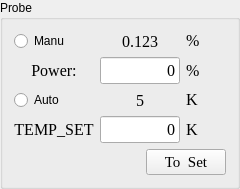
          <widget class="QGroupBox" name="groupBox">
           <property name="minimumSize">
            <size>
             <width>231</width>
             <height>171</height>
            </size>
           </property>
           <property name="title">
            <string>Probe</string>
           </property>
           <layout class="QVBoxLayout" name="verticalLayout_3">
            <item>
             <layout class="QHBoxLayout" name="horizontalLayout_8">
              <item>
               <widget class="QRadioButton" name="rb_itc_heater_off">
                <property name="text">
                 <string>Manu</string>
                </property>
               </widget>
              </item>
              <item>
               <widget class="QLabel" name="lb_itc_heater">
                <property name="sizePolicy">
                 <sizepolicy hsizetype="Fixed" vsizetype="Preferred">
                  <horstretch>0</horstretch>
                  <verstretch>0</verstretch>
                 </sizepolicy>
                </property>
                <property name="minimumSize">
                 <size>
                  <width>80</width>
                  <height>0</height>
                 </size>
                </property>
                <property name="maximumSize">
                 <size>
                  <width>80</width>
                  <height>16777215</height>
                 </size>
                </property>
                <property name="font">
                 <font>
                  <family>Times New Roman</family>
                  <pointsize>12</pointsize>
                  <bold>false</bold>
                 </font>
                </property>
                <property name="text">
                 <string>0.123</string>
                </property>
                <property name="alignment">
                 <set>Qt::AlignCenter</set>
                </property>
               </widget>
              </item>
              <item>
               <widget class="QLabel" name="label1_24">
                <property name="sizePolicy">
                 <sizepolicy hsizetype="Fixed" vsizetype="Fixed">
                  <horstretch>0</horstretch>
                  <verstretch>0</verstretch>
                 </sizepolicy>
                </property>
                <property name="minimumSize">
                 <size>
                  <width>40</width>
                  <height>0</height>
                 </size>
                </property>
                <property name="maximumSize">
                 <size>
                  <width>40</width>
                  <height>16777215</height>
                 </size>
                </property>
                <property name="font">
                 <font>
                  <family>Times New Roman</family>
                  <pointsize>12</pointsize>
                 </font>
                </property>
                <property name="text">
                 <string>%</string>
                </property>
               </widget>
              </item>
             </layout>
            </item>
            <item>
             <layout class="QHBoxLayout" name="horizontalLayout_9">
              <item>
               <widget class="QLabel" name="label_8">
                <property name="minimumSize">
                 <size>
                  <width>80</width>
                  <height>0</height>
                 </size>
                </property>
                <property name="maximumSize">
                 <size>
                  <width>80</width>
                  <height>16777215</height>
                 </size>
                </property>
                <property name="font">
                 <font>
                  <family>Times New Roman</family>
                  <pointsize>12</pointsize>
                 </font>
                </property>
                <property name="text">
                 <string>Power:</string>
                </property>
                <property name="alignment">
                 <set>Qt::AlignCenter</set>
                </property>
               </widget>
              </item>
              <item>
               <widget class="QLineEdit" name="le_itc_heater_set">
                <property name="sizePolicy">
                 <sizepolicy hsizetype="Fixed" vsizetype="Fixed">
                  <horstretch>0</horstretch>
                  <verstretch>0</verstretch>
                 </sizepolicy>
                </property>
                <property name="minimumSize">
                 <size>
                  <width>80</width>
                  <height>0</height>
                 </size>
                </property>
                <property name="maximumSize">
                 <size>
                  <width>80</width>
                  <height>16777215</height>
                 </size>
                </property>
                <property name="font">
                 <font>
                  <family>Times New Roman</family>
                  <pointsize>12</pointsize>
                 </font>
                </property>
                <property name="text">
                 <string>0</string>
                </property>
                <property name="alignment">
                 <set>Qt::AlignRight|Qt::AlignTrailing|Qt::AlignVCenter</set>
                </property>
               </widget>
              </item>
              <item>
               <widget class="QLabel" name="label1_26">
                <property name="sizePolicy">
                 <sizepolicy hsizetype="Fixed" vsizetype="Fixed">
                  <horstretch>0</horstretch>
                  <verstretch>0</verstretch>
                 </sizepolicy>
                </property>
                <property name="minimumSize">
                 <size>
                  <width>40</width>
                  <height>0</height>
                 </size>
                </property>
                <property name="maximumSize">
                 <size>
                  <width>40</width>
                  <height>16777215</height>
                 </size>
                </property>
                <property name="font">
                 <font>
                  <family>Times New Roman</family>
                  <pointsize>12</pointsize>
                 </font>
                </property>
                <property name="text">
                 <string>%</string>
                </property>
               </widget>
              </item>
             </layout>
            </item>
            <item>
             <layout class="QHBoxLayout" name="horizontalLayout_11">
              <item>
               <widget class="QRadioButton" name="rb_itc_heater_on">
                <property name="text">
                 <string>Auto</string>
                </property>
               </widget>
              </item>
              <item>
               <widget class="QLabel" name="lb_itc_temp">
                <property name="sizePolicy">
                 <sizepolicy hsizetype="Fixed" vsizetype="Preferred">
                  <horstretch>0</horstretch>
                  <verstretch>0</verstretch>
                 </sizepolicy>
                </property>
                <property name="minimumSize">
                 <size>
                  <width>80</width>
                  <height>0</height>
                 </size>
                </property>
                <property name="maximumSize">
                 <size>
                  <width>80</width>
                  <height>16777215</height>
                 </size>
                </property>
                <property name="font">
                 <font>
                  <family>Times New Roman</family>
                  <pointsize>12</pointsize>
                  <bold>false</bold>
                 </font>
                </property>
                <property name="text">
                 <string>5</string>
                </property>
                <property name="alignment">
                 <set>Qt::AlignCenter</set>
                </property>
               </widget>
              </item>
              <item>
               <widget class="QLabel" name="label1_25">
                <property name="sizePolicy">
                 <sizepolicy hsizetype="Fixed" vsizetype="Fixed">
                  <horstretch>0</horstretch>
                  <verstretch>0</verstretch>
                 </sizepolicy>
                </property>
                <property name="minimumSize">
                 <size>
                  <width>40</width>
                  <height>0</height>
                 </size>
                </property>
                <property name="maximumSize">
                 <size>
                  <width>40</width>
                  <height>16777215</height>
                 </size>
                </property>
                <property name="font">
                 <font>
                  <family>Times New Roman</family>
                  <pointsize>12</pointsize>
                 </font>
                </property>
                <property name="text">
                 <string>K</string>
                </property>
               </widget>
              </item>
             </layout>
            </item>
            <item>
             <layout class="QHBoxLayout" name="horizontalLayout_12">
              <item>
               <widget class="QLabel" name="label_5">
                <property name="minimumSize">
                 <size>
                  <width>80</width>
                  <height>0</height>
                 </size>
                </property>
                <property name="maximumSize">
                 <size>
                  <width>80</width>
                  <height>16777215</height>
                 </size>
                </property>
                <property name="font">
                 <font>
                  <family>Times New Roman</family>
                  <pointsize>12</pointsize>
                 </font>
                </property>
                <property name="text">
                 <string>TEMP_SET</string>
                </property>
                <property name="alignment">
                 <set>Qt::AlignCenter</set>
                </property>
               </widget>
              </item>
              <item>
               <widget class="QLineEdit" name="le_itc_temp_set">
                <property name="sizePolicy">
                 <sizepolicy hsizetype="Fixed" vsizetype="Fixed">
                  <horstretch>0</horstretch>
                  <verstretch>0</verstretch>
                 </sizepolicy>
                </property>
                <property name="minimumSize">
                 <size>
                  <width>80</width>
                  <height>0</height>
                 </size>
                </property>
                <property name="maximumSize">
                 <size>
                  <width>80</width>
                  <height>16777215</height>
                 </size>
                </property>
                <property name="font">
                 <font>
                  <family>Times New Roman</family>
                  <pointsize>12</pointsize>
                 </font>
                </property>
                <property name="text">
                 <string>0</string>
                </property>
                <property name="alignment">
                 <set>Qt::AlignRight|Qt::AlignTrailing|Qt::AlignVCenter</set>
                </property>
               </widget>
              </item>
              <item>
               <widget class="QLabel" name="label1_23">
                <property name="sizePolicy">
                 <sizepolicy hsizetype="Fixed" vsizetype="Fixed">
                  <horstretch>0</horstretch>
                  <verstretch>0</verstretch>
                 </sizepolicy>
                </property>
                <property name="minimumSize">
                 <size>
                  <width>40</width>
                  <height>0</height>
                 </size>
                </property>
                <property name="maximumSize">
                 <size>
                  <width>40</width>
                  <height>16777215</height>
                 </size>
                </property>
                <property name="font">
                 <font>
                  <family>Times New Roman</family>
                  <pointsize>12</pointsize>
                 </font>
                </property>
                <property name="text">
                 <string>K</string>
                </property>
               </widget>
              </item>
             </layout>
            </item>
            <item>
             <layout class="QHBoxLayout" name="horizontalLayout_13">
              <item>
               <spacer name="horizontalSpacer_7">
                <property name="orientation">
                 <enum>Qt::Horizontal</enum>
                </property>
                <property name="sizeHint" stdset="0">
                 <size>
                  <width>40</width>
                  <height>20</height>
                 </size>
                </property>
               </spacer>
              </item>
              <item>
               <widget class="QPushButton" name="pb_scan_temp">
                <property name="sizePolicy">
                 <sizepolicy hsizetype="Fixed" vsizetype="Fixed">
                  <horstretch>0</horstretch>
                  <verstretch>0</verstretch>
                 </sizepolicy>
                </property>
                <property name="maximumSize">
                 <size>
                  <width>200</width>
                  <height>16777215</height>
                 </size>
                </property>
                <property name="font">
                 <font>
                  <family>Times New Roman</family>
                  <pointsize>11</pointsize>
                 </font>
                </property>
                <property name="text">
                 <string>To  Set</string>
                </property>
               </widget>
              </item>
             </layout>
            </item>
           </layout>
          </widget>
